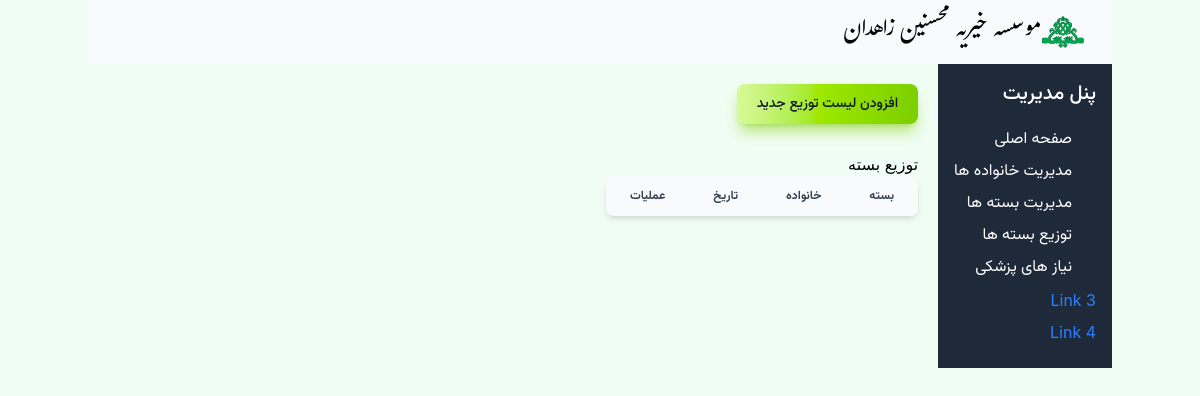
The app's page /packages_distribution/, older data.
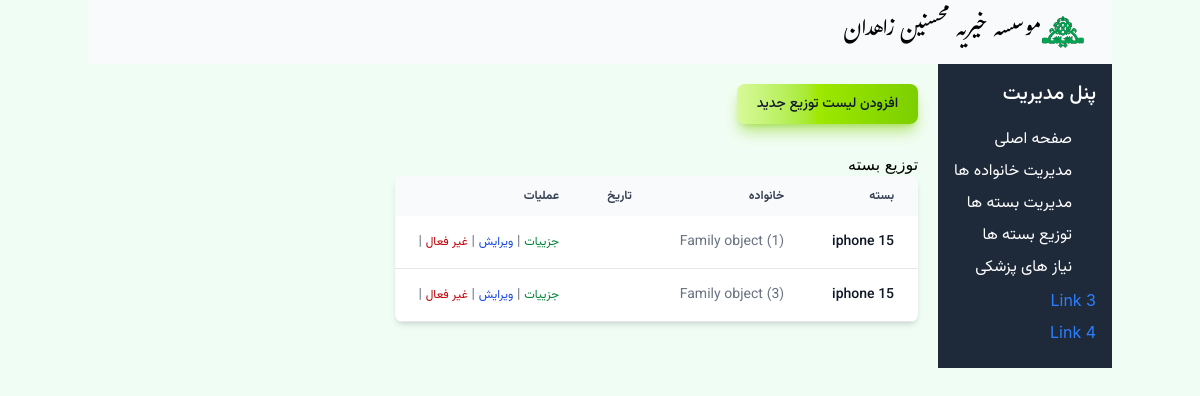
The same page, newer data.
### Mohsenin/models.py (models this page shows, shortened)
class PackageDistribution(models.Model):
    package = models.ForeignKey(Package, on_delete=models.CASCADE)
    family = models.ForeignKey(Family, on_delete=models.CASCADE)
    members = models.ManyToManyField(Person, related_name='packages')
    distribution_date = models.DateField()
    is_active = models.BooleanField(default=True)  # To track if the package is still valid for the family

class Package(models.Model):
    name = models.CharField(max_length=100)
    max_members = models.PositiveIntegerField()
    cost = models.DecimalField(max_digits=10, decimal_places=2)
    description = models.TextField()

class Family(models.Model):
    doc_code = models.IntegerField('شماره پرونده')
    need_level = models.IntegerField('سطح نیاز', default=1, choices=NEED_LEVEL_CHOICE)
    family_type = models.IntegerField('نوع نیازمندی', default=1, choices=FAMILY_TYPE_CHOICES)
    guardian = models.ForeignKey('Person', verbose_name='سرپرست خانوار', on_delete=models.SET_NULL, related_name='guardianship', null=True)
    address = models.CharField('آدرس',max_length=255)
    contact_number = models.CharField('شماره تماس',max_length=15, blank=True, null=True)
    postal_code = models.CharField('کدپستی',max_length=10, blank=True, null= True)
    distlist = models.ForeignKey(Dist, verbose_name='لیست توزیع',on_delete=models.SET_NULL, null=True)
    is_active = models.BooleanField('تحت پوشش',default=True)  # To track if the family is currently receiving support

### Mohsenin/views.py (the view)
# urls.py: path("packages_distribution/", views.PackageDistributionListView.as_view(), name="packageshare_list"),
class PackageDistributionListView(ListView):
    template_name = "PackageDistribution/packagedistribution_list.html"
    model = PackageDistribution
    context_object_name = "packagedistributions"
    def get_queryset(self):
        queryset = super().get_queryset()
        for packagedistribution in queryset:
            packagedistribution.distribution_date = conver_solar_date(packagedistribution.distribution_date)
        return queryset

### Mohsenin/views.py (called while the page is built)
def conver_solar_date(date):
    return jdatetime.datetime.fromgregorian(datetime=date).strftime("%Y/%m/%d")

### Mohsenin/templates/PackageDistribution/packagedistribution_list.html
{% extends "base.html" %}
{% block content %}
<div class="py-5 vazir-medium no-print">
<button type="button" class="text-gray-900 bg-gradient-to-r from-lime-200 via-lime-400 to-lime-500 hover:bg-gradient-to-br focus:ring-4 focus:outline-none focus:ring-lime-300 dark:focus:ring-lime-800 shadow-lg shadow-lime-500/50 dark:shadow-lg dark:shadow-lime-800/80 font-medium rounded-lg text-sm px-5 py-2.5 text-center me-2 mb-2"><a href="{% url 'packageshare_create' %}">افزودن لیست توزیع جدید</a></button>
</div>
<h2>توزیع بسته</h2>
<div class="relative overflow-x-auto shadow-md sm:rounded-lg">
<table class="w-full text-sm text-left rtl:text-right text-gray-500 dark:text-gray-400">
    <thead class="text-xs text-gray-700 uppercase bg-gray-50 dark:bg-gray-700 dark:text-gray-400">
    <tr class='vazir-semibold'>
        <th scope="col" class="px-6 py-3 text-end">بسته</th>
        <th scope="col" class="px-6 py-3 text-right">خانواده</th>
        <th scope="col" class="px-6 py-3 text-right">تاریخ</th>
        <th scope="col" class="px-6 py-3 text-right">عملیات</th>
    </tr>
</thead>
<tbody>
    {% for packagedistribution in packagedistributions %}
    {% if packagedistribution.is_active %}
    <tr class="bg-white border-b dark:bg-gray-800 dark:border-gray-700 border-gray-200 hover:bg-gray-50 dark:hover:bg-gray-600 vazir-normal">
        <th scope="row" class="px-6 py-4 font-medium text-gray-900 whitespace-nowrap dark:text-white">{{ packagedistribution.package.name }}</th>
        <td class="px-6 py-4">{{ packagedistribution.family }}</td>
        <td class="px-6 py-4">{{ packagedistribution.distribution_date }}</td>
        <td  class="px-6 py-4 no-print">
            <a href="{% url 'packageshare_detail' packagedistribution.pk %}" class="text-green-700 text-xs">جزییات</a> |
            <a href="{% url 'packageshare_update' packagedistribution.pk %}" class="text-blue-700 text-xs">ویرایش</a> |
            <a href="{% url 'packageshare_deactive' packagedistribution.pk %}" class="text-red-700 text-xs">غیر فعال</a> |
        </td>
    </tr>
    {% endif %}
    {% endfor %}
</tbody>
</table>
</div>
{% endblock %}

Row changes from the older to the newer data that the page shows:
added PackageDistribution: package.name "iphone 15", family "Family object (1)"
added PackageDistribution: package.name "iphone 15", family "Family object (3)"
